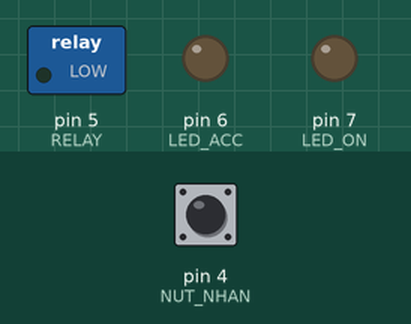
Recording of a sketch running on a simulated Arduino Uno, built with avr-gcc and run on an emulated ATmega328P. Shown: switched loads named in the sketch (green lamp = pin HIGH), output pins drawn as LEDs (lit = HIGH). The inputs (shaded band) are chosen by the test bench; at power-on: pin 4 (NUT_NHAN) LOW.

Above: at 1.2 s.
1.3 s: pin 4 (NUT_NHAN) pulsed HIGH 2 times (0.12 s each, 0.3 s apart)
At 2.9 s:
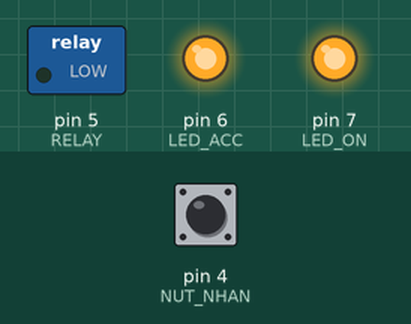
3.4 s: pin 4 (NUT_NHAN) driven HIGH
At 4.3 s:
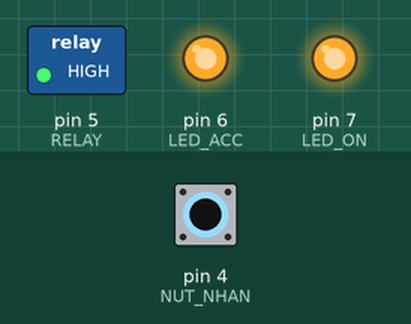
5.2 s: pin 4 (NUT_NHAN) driven LOW
At 6.1 s:
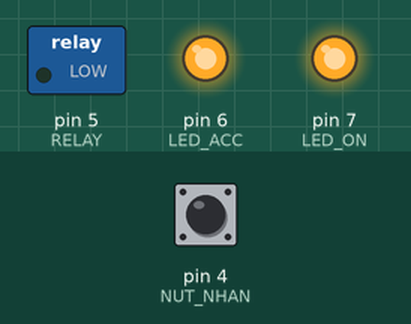
Timing chart, 0 to 8.2 s (numbered marks = the images above; inputs shaded):
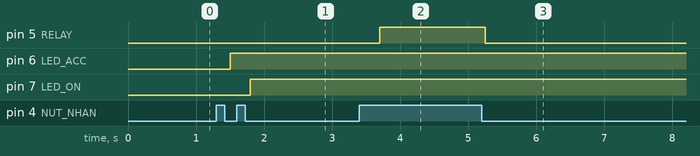

Measured:
- after the input at 1.3 s, pin 6 (LED_ACC): LOW → HIGH after 0.20 s; pin 7 (LED_ON): LOW → HIGH after 0.50 s
- after the input at 3.4 s, pin 5 (RELAY): LOW → HIGH after 0.30 s
- after the input at 5.2 s, pin 5 (RELAY): HIGH → LOW after 0.05 s

The sketch:

ArduinoNano.ino
```cpp
/* Định nghĩa các chân linh kiện */
#define NUT_NHAN  4
#define RELAY     5
#define LED_ACC   6
#define LED_ON    7

/* Định nghĩa các macro */
#define BAT true
#define TAT false

/* Các biến toàn cục */
int SoLanNhanNut = 0;
int ThoiGianNhanNut = 0;
int flag = 0;

/* Các hàm chức năng (tổng quát) */
bool Kiem_Tra_Nut_Nhan();
void Bat_Relay();
void Tat_Relay();
void Bat_Led(int Led);
void Tat_Led(int Led);
//void Dieu_Khien_Led(bool TrangThai); // Có thể dùng hàm Dieu_Khien_Led để thay thể cho hàm Bat_Relay và Tat_Relay
//void Dieu_Khien_Led(int Led, bool TrangThai); // Có thể dùng hàm Dieu_Khien_Led để thay thể cho hàm Bat_Led và Tat_Led

void setup ()
{
  Serial.begin(9600);
  pinMode(NUT_NHAN, INPUT);
  pinMode(RELAY, OUTPUT);
  pinMode(LED_ACC, OUTPUT);
  pinMode(LED_ON, OUTPUT);
}

void loop ()
{
  if (Kiem_Tra_Nut_Nhan() == true)
  {
    ThoiGianNhanNut = 0;

    while (Kiem_Tra_Nut_Nhan() == true)
    {
      ++ThoiGianNhanNut;
      delay(100);
      if (SoLanNhanNut == 2 && flag == 0 && ThoiGianNhanNut > 2)
      {
//        Serial.println("Bat relay");
        Bat_Relay();
        delay(550);
        flag = 1;
      }
    }

    ++SoLanNhanNut;

    if (SoLanNhanNut == 4 && ThoiGianNhanNut < 3)
    {
      SoLanNhanNut--;
    }
//    Serial.print("Lan nhan nut: ");
//    Serial.println(SoLanNhanNut);
  }

  switch (SoLanNhanNut)
  {
    case 1:
      {
//        Serial.println("Bat led ACC");
        Bat_Led(LED_ACC);
        break;
      }
    case 2:
      {
//        Serial.println("Bat led ON");
        Bat_Led(LED_ON);
        flag = 0;
        break;
      }
    case 3:
      {
//        Serial.println("Tat relay");
        Tat_Relay();
        break;
      }
    case 4:
      {
        Tat_Led(LED_ACC);
        Tat_Led(LED_ON);
        Tat_Relay();
//        Serial.println("Tat het tat ca");
        SoLanNhanNut = 0;
        break;
      }
    default:
      break;
  }
}

/* Các hàm chức năng (chi tiết) */
bool Kiem_Tra_Nut_Nhan()
{
  if (digitalRead(NUT_NHAN) == HIGH)
    return true;
  return false;
}
void Bat_Relay()
{
  digitalWrite(RELAY, HIGH);
}
void Tat_Relay()
{
  digitalWrite(RELAY, LOW);
}
void Bat_Led(int Led)
{
  digitalWrite(Led, HIGH);
}
void Tat_Led(int Led)
{
  digitalWrite(Led, LOW);
}
//void Dieu_Khien_Led(int Led, bool TrangThai)
//{
//  if (TrangThai == BAT)
//    digitalWrite(Led, HIGH);
//  else
//    digitalWrite(Led, LOW);
//}
//void Dieu_Khien_Led(bool TrangThai)
//{
//  if (TrangThai == BAT)
//    digitalWrite(RELAY, HIGH);
//  else
//    digitalWrite(RELAY, LOW);
//}
```
